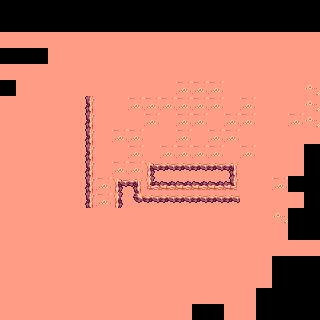

This game map was drawn from its Tiled (.tmx) file and the tilesets committed beside it. A one-line description and the full map source follow:
An orthogonal 20x20 tile map with 16x16 px tiles, 2 tile layers (Warswa test, Floor), 2 tilesets.

<map version="1.10" tiledversion="1.10.2" orientation="orthogonal" renderorder="right-down" width="20" height="20" tilewidth="16" tileheight="16" infinite="0" nextlayerid="16" nextobjectid="1">
 <tileset firstgid="1" source="../ts_dungeon.tsx" />
 <tileset firstgid="1665" source="../spr_torch.tsx" />
 <layer id="15" name="Warswa test" width="20" height="20">
  <data encoding="csv">
0,0,0,0,0,0,0,0,0,0,0,0,0,0,0,0,0,0,0,0,
0,0,0,0,0,0,0,0,0,0,0,0,0,0,0,0,0,0,0,0,
1405,1405,1405,1405,1405,1405,1405,1405,1405,1405,1405,1405,1405,1405,1405,1405,1405,1405,1405,1405,
0,0,0,1405,1405,1405,1405,1405,1405,1405,1405,1405,1405,1405,1405,1405,1405,1405,1405,1405,
1405,1405,1405,1405,1405,1405,1405,1405,1405,1405,1405,1405,1405,1405,1405,1405,1405,1405,1405,1405,
0,1405,1405,1405,1405,1405,1405,1405,1405,1405,1405,1405,1405,1405,1405,1405,1405,1405,1405,1405,
1405,1405,1405,1405,1405,1405,1405,1405,1405,1405,1405,1405,1405,1405,1405,1405,1405,1405,1405,1405,
1405,1405,1405,1405,1405,1405,1405,1405,1405,1405,1405,1405,1405,1405,1405,1405,1405,1405,1440,1440,
1405,1405,1405,1405,1405,1405,1405,1405,1405,1405,1405,1405,1405,1405,1405,1405,1405,1405,1405,1405,
1405,1405,1405,1405,1405,1405,1405,1405,1405,1405,1405,1405,1405,1405,1405,1405,1405,1405,1405,0,
1405,1405,1405,1405,1405,1405,1405,1405,1405,1405,1405,1405,1405,1405,1405,1405,1405,1405,1405,0,
1405,1405,1405,1405,1405,1405,1405,1405,1405,1405,1405,1405,1405,1405,1405,1405,1405,1440,0,0,
1405,1405,1405,1405,1405,1405,1405,1405,1405,1405,1405,1405,1405,1405,1405,1405,1405,1405,1405,0,
1405,1405,1405,1405,1405,1405,1405,1405,1405,1405,1405,1405,1405,1405,1405,1405,1405,1405,0,0,
1405,1405,1405,1405,1405,1405,1405,1405,1405,1405,1405,1405,1405,1405,1405,1405,1405,1405,0,0,
1405,1405,1405,1405,1405,1405,1405,1405,1405,1405,1405,1405,1405,1405,1405,1405,1405,1405,1405,1405,
1405,1405,1405,1405,1405,1405,1405,1405,1405,1405,1405,1405,1405,1405,1405,1405,1405,0,0,0,
1405,1405,1405,1405,1405,1405,1405,1405,1405,1405,1405,1405,1405,1405,1405,1405,1405,0,0,0,
1405,1405,1405,1405,1405,1405,1405,1405,1405,1405,1405,1405,1405,1405,1405,1405,0,0,0,0,
1405,1405,1405,1405,1405,1405,1405,1405,1405,1405,1405,1405,0,0,1405,1405,0,0,0,0
</data>
 </layer>
 <layer id="1" name="Floor" width="20" height="20">
  <data encoding="csv">
0,0,0,0,0,0,0,0,0,0,0,0,0,0,0,0,0,0,0,0,
0,0,0,0,0,0,0,0,0,0,0,0,0,0,0,0,0,0,0,0,
0,0,0,0,0,0,0,0,0,0,0,0,0,0,0,0,0,0,0,0,
0,0,0,0,0,0,0,0,0,0,0,0,0,0,0,0,0,0,0,0,
0,0,0,0,0,0,0,0,0,0,0,0,0,0,0,0,0,0,0,0,
0,0,0,0,0,0,0,0,0,0,0,1440,1440,1440,1405,1405,0,0,0,1439,
0,0,0,0,0,1404,1405,1405,1440,1440,1440,1440,1440,1440,1405,1440,0,0,0,1439,
0,0,0,0,0,1404,1405,1405,1405,1440,1405,1440,1440,1405,1440,1440,0,0,0,1439,
0,0,0,0,0,1404,1405,1440,1440,1405,1405,1440,1405,1440,1440,1405,0,0,0,0,
0,0,0,0,0,1404,1405,1405,1440,1405,1440,1440,1440,1440,1405,1440,0,0,0,0,
0,0,0,0,0,1404,1405,1440,1440,1375,1437,1437,1437,1437,1376,0,0,0,0,0,
0,0,0,0,0,1404,1440,1375,1376,1407,1373,1373,1373,1373,1408,0,0,0,0,0,
0,0,0,0,0,1404,1440,1406,1436,1437,1437,1437,1437,1437,1437,0,0,0,0,0,
0,0,0,0,0,0,0,0,0,0,0,0,0,0,0,0,0,1439,0,0,
0,0,0,0,0,0,0,0,0,0,0,0,0,0,0,0,0,0,0,0,
0,0,0,0,0,0,0,0,0,0,0,0,0,0,0,0,0,0,0,0,
0,0,0,0,0,0,0,0,0,0,0,0,0,0,0,0,0,0,0,0,
0,0,0,0,0,0,0,0,0,0,0,0,0,0,0,0,0,0,0,0,
0,0,0,0,0,0,0,0,0,0,0,0,0,0,0,0,0,0,0,0,
0,0,0,0,0,0,0,0,0,0,0,0,0,0,0,0,0,0,0,0
</data>
 </layer>
</map>
